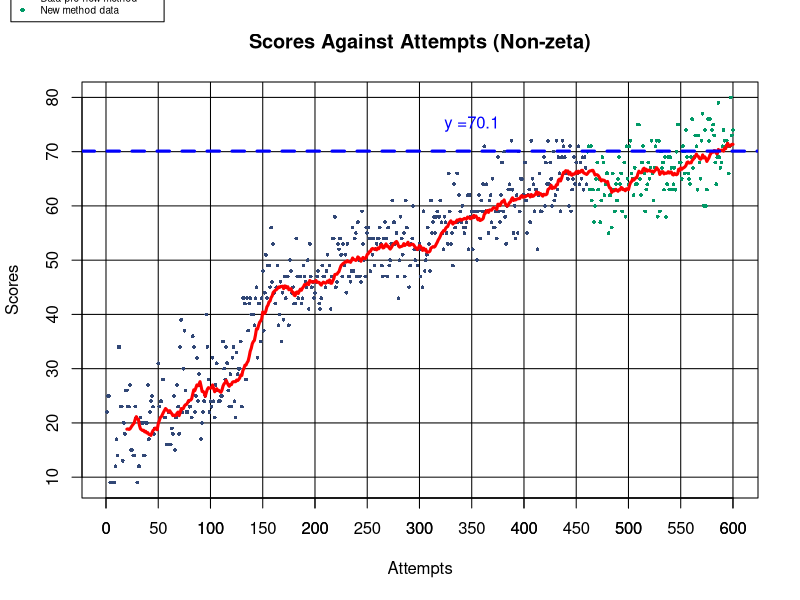
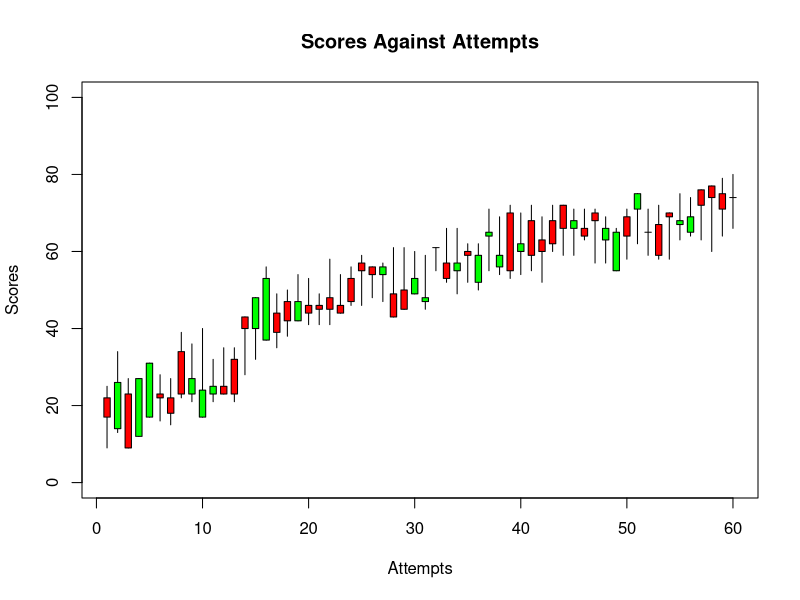
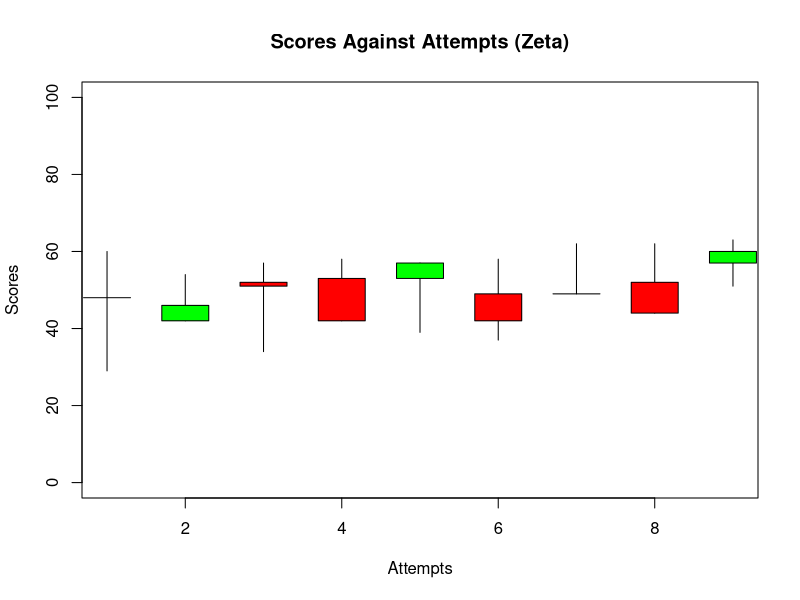
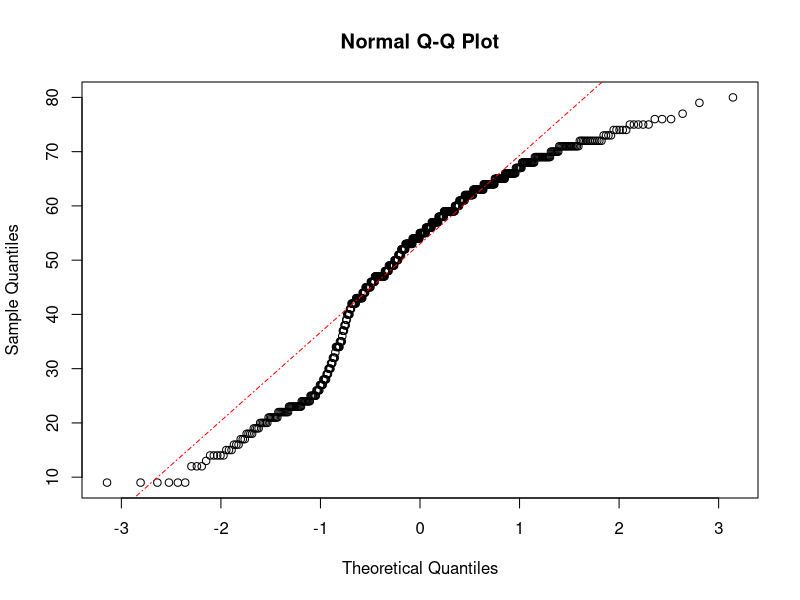

Source code (R) for these figures, in order:
## ---- chunk 1
knitr::opts_chunk$set(echo = TRUE)
## ---- chunk 2
library(zoo)
non_zeta_data <- read.csv("Scores_mental_math.csv")
zeta_data <- read.csv("zeta_mental_math_scores.csv")

non_zeta_data_attempts <- non_zeta_data$Attempts
non_zeta_data_scores <- non_zeta_data$Scores
zeta_data_attempts <- zeta_data$Attempts
zeta_data_scores <- zeta_data$Scores
## ---- chunk 3
# Non zeta data plot

#Plot empty plot
plot(x = non_zeta_data_attempts, y = non_zeta_data_scores, xlab = "Attempts",
     ylab = "Scores", main = "Scores Against Attempts (Non-zeta)", type = "n")

#Plot the grid
axis(side = 1, at = seq(0,600, by = 50))
abline(v = seq(from = 0, to = 600, by = 50), col = "black", lty = "solid")
abline(h = seq(from = 0, to = 80, by = 10), col = "black", lty = "solid")

#Plot the points
#Attempts 1-460 are the old methods
#Attempts 460 - 600 are the new methods
points(x = non_zeta_data_attempts[1:460], y = non_zeta_data_scores[1:460],
       col = "#314776", pch = 16, cex = 0.5)
points(x = non_zeta_data_attempts[461:length(non_zeta_data_attempts)], 
       y = non_zeta_data_scores[461:length(non_zeta_data_attempts)],
       col = "#009966", pch = 16, cex = 0.5)

#Rolling mean for every 20 attempts
rolling_average_20 <- rollmean(non_zeta_data_scores, k = 20, fill = NA, 
                               align = "right")
lines(x = non_zeta_data_attempts, y = rolling_average_20, col = "red", lwd = 3)

#Mean of the last 50 attempts
tail_last_50_attempts <- tail(non_zeta_data_scores, 50)
mean_last_50_attempts <- mean(tail_last_50_attempts)
abline(h = mean_last_50_attempts, lty = 2, lwd = 3, col = "blue")

#legend & label
text(x = 350, y = mean_last_50_attempts + 5, 
     paste0("y =", round(mean_last_50_attempts, 2)),
     col = "blue")
legend(x = -91, y = 105, legend = c("Rolling mean 20 attempts ", 
                               "50 last attempts mean", "Data pre new method",
                               "New method data"),
       lty = c(1,1,NA,NA), pch = c(NA,NA,16,16),
       col = c("red", "blue", "#314776", "#009966"),
       cex = 0.6,
       xpd = TRUE)
## ---- chunk 4
#Divide 600 variables into 60 chunks of 10 variables
non_zeta_scores_chunk <- split(x = non_zeta_data_scores, 
                               f = ceiling(seq_along(non_zeta_data_scores)/10))
#Plot an empty graph first
df_open <- sapply(non_zeta_scores_chunk, function(x) x[1])
df_close <- sapply(non_zeta_scores_chunk, function(x) x[10])
df_low <- sapply(non_zeta_scores_chunk, function(x) min(x))
df_high <- sapply(non_zeta_scores_chunk, function(x) max(x))

plot(x = seq_along(non_zeta_scores_chunk), y = df_close, type = "n",
     xlab = "Attempts", ylab = "Scores", main = "Scores Against Attempts",
     ylim = c(0, 100))

#Plot the candlesticks
for (i in seq_along(df_open)) {
  
  #wick low to high
  segments(
    x0 = i,
    y0 = df_low[i],
    x1 = i,
    y1 = df_high[i]
  )
  
  #Candle colour
  candle_col <- if (df_close[i] > df_open[i]){
    "green"
  } else
  {
  "red"
  }
  
  #Candle body
  rect(
    xleft = i - 0.3,
    ybottom = min(df_open[i], df_close[i]),
    xright = i + 0.3,
    ytop =  max(df_open[i], df_close[i]),
    col = candle_col
  )
}
## ---- chunk 5
#Divide 80 variables into 10 chunks, each of 10 variables
zeta_scores_chunk <- split(x = zeta_data_scores, 
                           f = ceiling(seq_along(zeta_data_scores)/10))
#Plot an empty graph
df_open_zeta <-sapply(zeta_scores_chunk, function(x) x[1])
df_close_zeta <- sapply(zeta_scores_chunk, function(x) x[10])
df_low_zeta <- sapply(zeta_scores_chunk, function(x) min(x))
df_high_zeta <- sapply(zeta_scores_chunk, function(x) max(x))

plot(x = seq_along(zeta_scores_chunk), y = df_high_zeta, type = "n",
     xlab = "Attempts", ylab = "Scores", 
     main = "Scores Against Attempts (Zeta)", ylim = c(0,100))

#Plot the candlesticks
for (i in seq_along(df_open_zeta)){
  
  #wick low to high
  segments(
    x0 = i,
    y0 = df_low_zeta[i],
    x1 = i,
    y1 = df_high_zeta[i]
  )
  #Candle colour
  candle_col_zeta <- if ( df_close_zeta[i] > df_open_zeta[i]){
    "green"
  } else {
    "red"
  }
  #Candle body
  rect(
    xleft = i - 0.3,
    ybottom = min(df_close_zeta[i], df_open_zeta[i]),
    xright = i + 0.3,
    ytop = max(df_close_zeta[i], df_open_zeta[i]),
    col = candle_col_zeta
  )
}
  
## ---- chunk 6
qqnorm(non_zeta_data_scores)
qqline(non_zeta_data_scores, col = "red", lty = 4)
